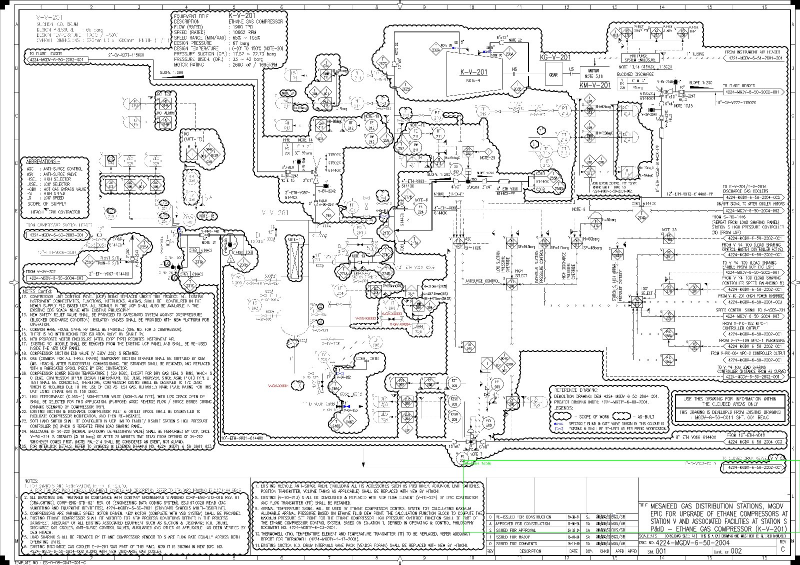
#> input picture output/debug_table_regions.jpg, 1600 x 1130 px (shown at 1/2 size)
$ python -i step6_table_agent.py   (imports and definitions only)
#> lines starting #> are read from the running program, lines starting #| are printed output that depends on the picture; after the words box and inside, x2 and y2 are one past the last pixel; in counts of white or black regions, pixels touching at a corner belong together
#> further down, picture is the input picture: shape (1130, 1600, 3); mean B, G, R 229.3, 229.5, 229.3
#!/usr/bin/env python3
"""
step6_table_agent.py — Table Extraction Agent (Layer 9)
========================================================
CDCI P&ID Pipeline — Step 6

What this does
--------------
Detects and extracts ALL tabular structures from a P&ID drawing into
structured JSON. Tables on P&IDs include:

  • Tag List (Valves & Instruments) — most common, usually top-left
  • Equipment Schedule / Datasheet tables
  • Line List tables
  • Valve Schedule tables
  • Legend / Symbol tables

Pipeline (2 Gemini calls per table region):
  ┌──────────────────────────────────────────────────────────────┐
  │  Stage A: Table Region Detection (Gemini 2.5 Flash)          │
  │  Send 5 candidate tiles → get bboxes of all table regions    │
  └──────────────────────────┬───────────────────────────────────┘
                             │ per detected region
  ┌──────────────────────────▼───────────────────────────────────┐
  │  Stage B: Classical Grid Analysis (OpenCV)                   │
  │  Line detection → cell segmentation → Tesseract OCR          │
  └──────────────────────────┬───────────────────────────────────┘
                             │ raw OCR text + grid
  ┌──────────────────────────▼───────────────────────────────────┐
  │  Stage C: Structured Extraction (Gemini 2.5 Flash)           │
  │  Image + OCR text → JSON rows, headers, table_type           │
  └──────────────────────────┬───────────────────────────────────┘
                             │
  ┌──────────────────────────▼───────────────────────────────────┐
  │  Output: tables_context.json + drawing_context.json update   │
  └──────────────────────────────────────────────────────────────┘

Known P&ID table locations (priority order):
  1. Top-left  (0–20% Y, 0–80% X) — Tag lists, most common
  2. Top strip (0–12% Y, full X)  — Wide tag lists spanning full width
  3. Right margin (60–100% X)     — Equipment schedules, line lists
  4. Full scan                    — Fallback for unusual layouts

Usage
-----
    python step6_table_agent.py drawing.jpg --out output/ --api-key YOUR_KEY
    python step6_table_agent.py drawing.jpg --out output/ --api-key KEY --debug
    # Use context from Step 1:
    python step6_table_agent.py --context output/drawing_context.json --api-key KEY
    # Use notes rules from Step 3:
    python step6_table_agent.py drawing.jpg --out output/ \\
        --api-key KEY --rules output/rules_prompt_block.txt
"""

import argparse
import json
import logging
import os
import re
import sys
from pathlib import Path
from typing import Optional

import cv2
import numpy as np
import pytesseract

log = logging.getLogger(__name__)
# [1 line not run here, left out]

# ── Models ─────────────────────────────────────────────────────────────────────
GEMINI_FLASH_MODEL   = "gemini-2.5-flash"
GEMINI_PRO_MODEL     = "gemini-2.5-pro"
GEMINI_MAX_SIDE      = 4096

# ── Fallback scan tiles (used when binary not available for adaptive detection) ──
# (name, x0_frac, y0_frac, x1_frac, y1_frac, priority, description)
TABLE_SCAN_TILES_FALLBACK = [
    ("top_full",     0.000, 0.000, 1.000, 0.260, 1, "Full-width top 26% — primary tag list"),
    ("right_margin", 0.600, 0.000, 1.000, 0.800, 2, "Right margin: equipment schedules"),
    ("upper_half",   0.000, 0.000, 1.000, 0.500, 3, "Upper half: fallback scan"),
    ("full_drawing", 0.000, 0.000, 1.000, 1.000, 4, "Full drawing: last resort"),
]

# ── Table type taxonomy ─────────────────────────────────────────────────────────
TABLE_TYPES = {
    "tag_list":          "TAG LIST — Valves, Instruments, Equipment with tag numbers",
    "equipment_schedule":"EQUIPMENT SCHEDULE — Equipment specifications and parameters",
    "line_list":         "LINE LIST — Pipe line numbers, sizes, specs, service",
    "valve_schedule":    "VALVE SCHEDULE — Valve specifications and actuator data",
    "instrument_index":  "INSTRUMENT INDEX — Instrument tag, type, range, service",
    "legend":            "LEGEND — Symbol definitions and abbreviations",
    "nozzle_schedule":   "NOZZLE SCHEDULE — Equipment nozzle parameters",
    "revision_table":    "REVISION TABLE — Drawing revision history",
    "unknown":           "UNKNOWN — Table type could not be determined",
}


# ═══════════════════════════════════════════════════════════════════════════════
# Image utilities
# ═══════════════════════════════════════════════════════════════════════════════

def clahe_enhance(gray: np.ndarray) -> np.ndarray:
    clahe = cv2.createCLAHE(clipLimit=3.0, tileGridSize=(8, 8))
    return clahe.apply(gray)


# [54 lines left out: functions crop_region, scale_for_gemini, encode_jpeg, upscale_to, scale_for_table, not called in this run]


def detect_table_bottom(img: np.ndarray, search_top_pct: float = 0.40) -> int:
    """
    Find the bottom y-pixel of the top table by locating the last
    dense horizontal line (row density > 25% of width) in the top
    search_top_pct fraction of the image.
    Returns the y-pixel just below the table, with a small buffer.
    """
#> called with search_top_pct = 0.4
    H, W = img.shape[:2]
#> H = 1130; W = 1600
    gray     = cv2.cvtColor(img, cv2.COLOR_BGR2GRAY)
    clahe    = cv2.createCLAHE(clipLimit=3.0, tileGridSize=(8, 8))
    enhanced = clahe.apply(gray)
    _, binary = cv2.threshold(enhanced, 0, 255,
                               cv2.THRESH_BINARY_INV + cv2.THRESH_OTSU)
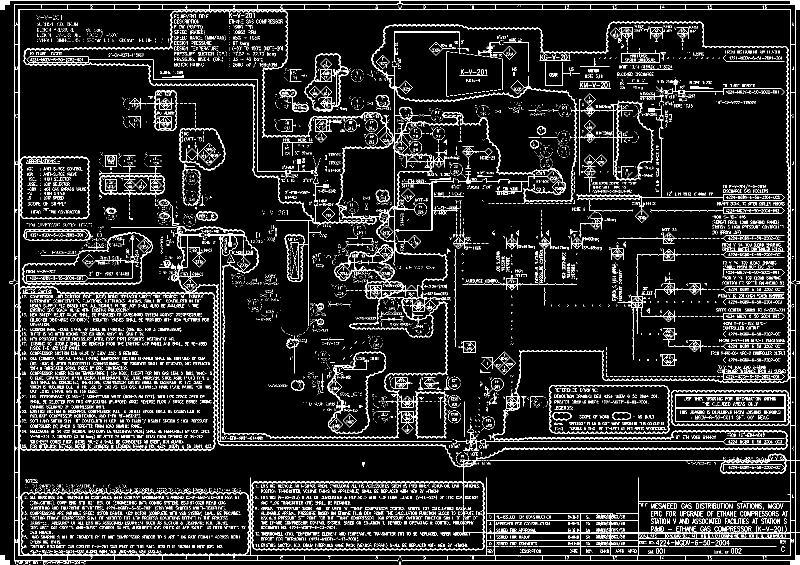
#> binary: shape (1130, 1600) (shown at 1/2 size); 10.3% white in thin lines or dots

    search_end = int(H * search_top_pct)
#> search_end = 452
    row_proj   = np.sum(binary > 0, axis=1).astype(float) / W
#> row_proj = 1130 values, max 1 at index 0, min 0.00438 at index 947, mean 0.103
    k          = np.ones(3) / 3
    smoothed   = np.convolve(row_proj, k, mode='same')
#> smoothed = 1130 values, max 0.727 at index 1110, min 0.00438 at index 948, mean 0.103

    last_line_y = int(H * 0.06)   # minimum — skip tiny top strips
#> last_line_y = 67
    for y in range(int(H * 0.02), search_end):
        if smoothed[y] > 0.25:    # dense row = table border or dense text row
            last_line_y = y

    buffer = max(30, int(H * 0.008))
#> buffer = 30
    return min(H, last_line_y + buffer)


# ═══════════════════════════════════════════════════════════════════════════════
# Classical grid detection (OpenCV)
# ═══════════════════════════════════════════════════════════════════════════════

# [142 lines left out: functions detect_table_grid, tesseract_table_ocr, _build_gemini_client, _gemini_call, _parse_json, not called in this run]


# ═══════════════════════════════════════════════════════════════════════════════
# Stage A — Table region detection
# ═══════════════════════════════════════════════════════════════════════════════

_DETECT_PROMPT = """You are analyzing a region of a P&ID engineering drawing for table structures.

Identify ALL tabular structures visible. A table has:
- A header row with column names
- Multiple data rows below the header
- Grid lines (horizontal and/or vertical) separating cells

Common P&ID table types: TAG LIST, EQUIPMENT SCHEDULE, LINE LIST,
VALVE SCHEDULE, LEGEND, INSTRUMENT INDEX.

Return ONLY a JSON object (no markdown):
{
  "tables_found": true | false,
  "table_count": 0,
  "tables": [
    {
      "table_id": "T1",
      "table_type": "tag_list | equipment_schedule | line_list | valve_schedule | instrument_index | legend | revision_table | unknown",
      "title": "exact title text as written on drawing (e.g. TABLE-1: TAG LIST)",
      "location": {
        "x0_frac": 0.0,
        "y0_frac": 0.0,
        "x1_frac": 1.0,
        "y1_frac": 1.0,
        "description": "e.g. top-left corner, rows 1-8"
      },
      "estimated_rows": 6,
      "estimated_cols": 12,
      "has_header_row": true,
      "header_labels": ["SLOT #", "BV-XX1", "BV-XX2", "..."],
      "confidence": 0.9,
      "notes": "any observations"
    }
  ]
}

If no tables: set tables_found=false, tables=[]."""


# [630 lines left out: functions detect_table_regions, _make_extract_prompt, _extract_wide_table, extract_table_contents, build_master_tag_list, build_tag_type_summary and 2 more, not called in this run]


# [2 lines not run here, left out]


>>> import cv2
>>> picture = cv2.imread('../output/debug_table_regions.jpg')
>>> result = detect_table_bottom(picture)
#> result = 97

$ run again, on output/debug_table_1_revision_table.jpg
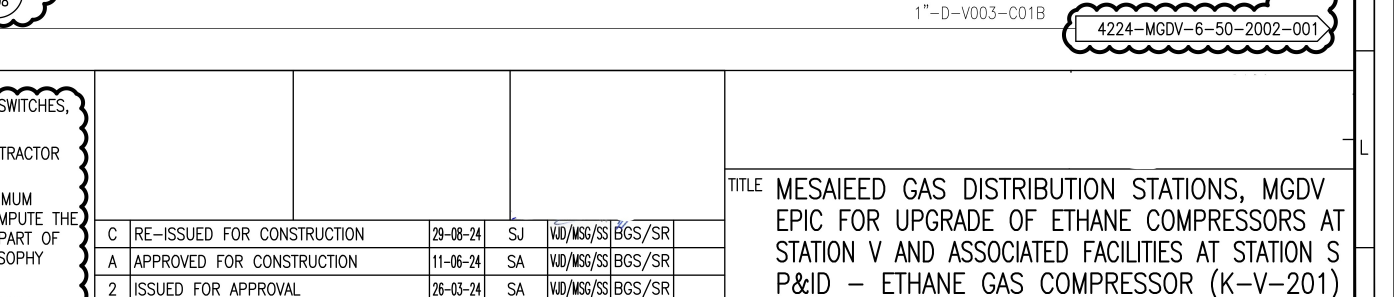
#> input picture output/debug_table_1_revision_table.jpg, 4182 x 890 px (shown at 1/3 size)
#> picture is the input picture: shape (890, 4182, 3); mean B, G, R 233.9, 233.9, 233.9
#> in detect_table_bottom, `_, binary = cv2.threshold(enhanced, 0, 255, cv2.THRESH_BINARY_INV + cv..`:
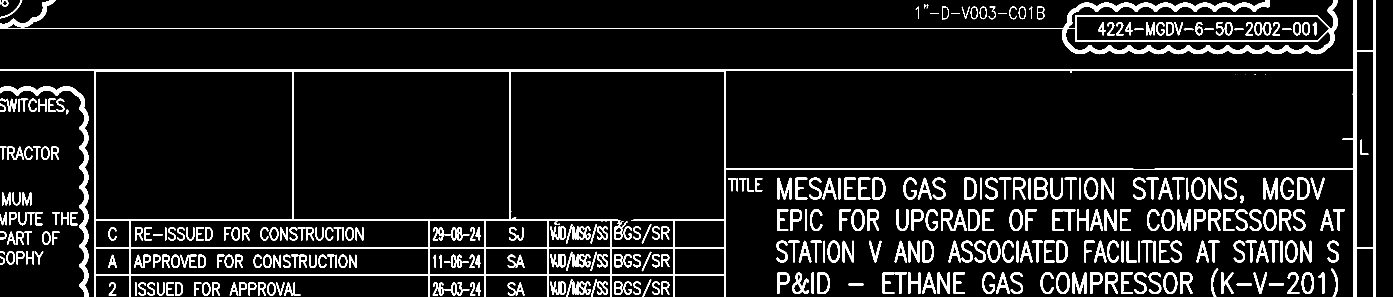
#> binary: shape (890, 4182) (shown at 1/3 size); 8.5% white; 388 white regions (8 under 20 px), largest, box (x1, y1, x2, y2) and area: (0, 0, 4126, 890) 80278, (0, 0, 4014, 163) 35486, (0, 259, 265, 890) 11758
#> row_proj = 890 values, max 0.975 at index 209, min 0.0043 at index 163, mean 0.0855
#> smoothed = 890 values, max 0.975 at index 210, min 0.0043 at index 164, mean 0.0855
#> result = 243

$ run again, on output/debug_tile_abbreviations.jpg
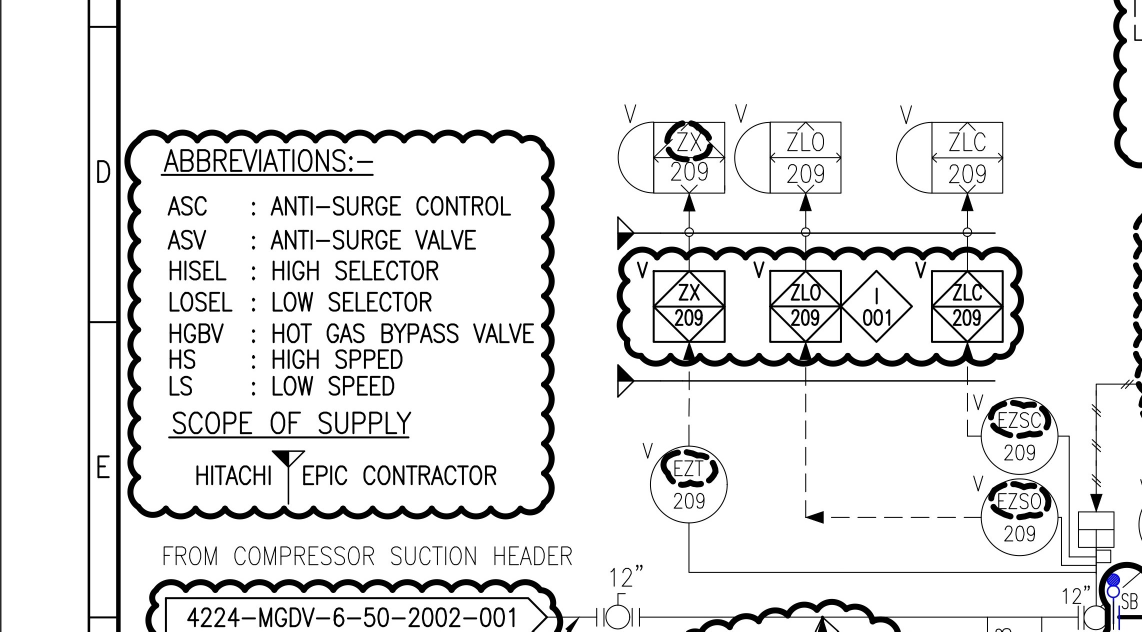
#> input picture output/debug_tile_abbreviations.jpg, 2284 x 1263 px (shown at 1/2 size)
#> picture is the input picture: shape (1263, 2284, 3); mean B, G, R 231.5, 231.4, 231.4
#> in detect_table_bottom, `_, binary = cv2.threshold(enhanced, 0, 255, cv2.THRESH_BINARY_INV + cv..`:
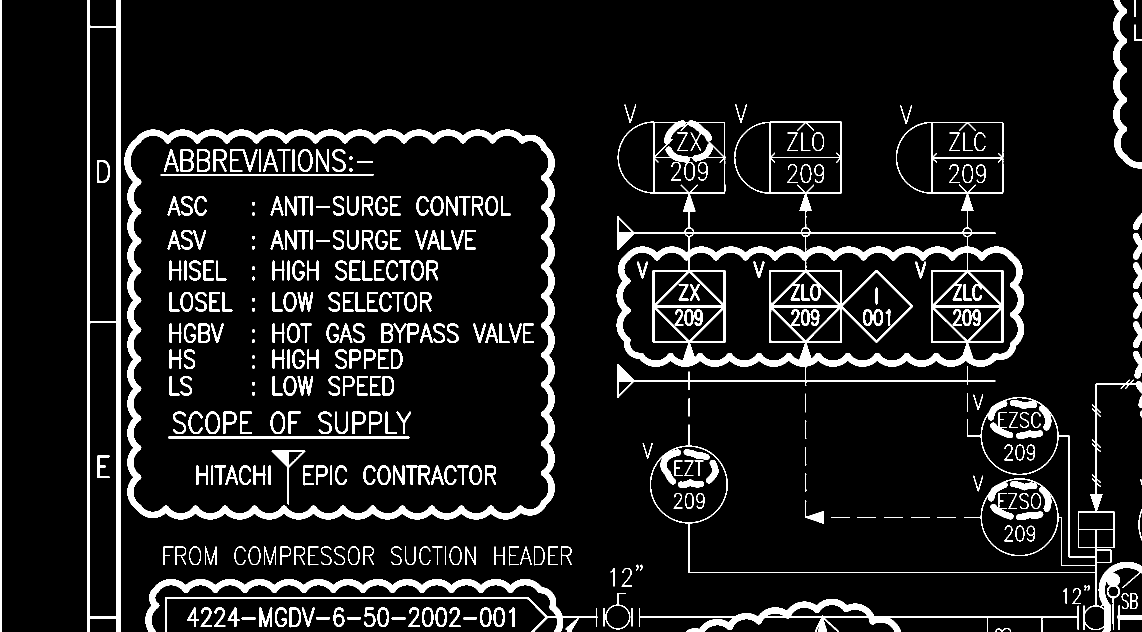
#> binary: shape (1263, 2284) (shown at 1/2 size); 9.4% white; 342 white regions, largest, box (x1, y1, x2, y2) and area: (1233, 241, 2048, 733) 59689, (249, 259, 1109, 1039) 42992, (175, 0, 241, 1263) 18308
#> row_proj = 1263 values, max 0.563 at index 1233, min 0.0127 at index 41, mean 0.0937
#> smoothed = 1263 values, max 0.461 at index 1234, min 0.00978 at index 0, mean 0.0937
#> result = 534
